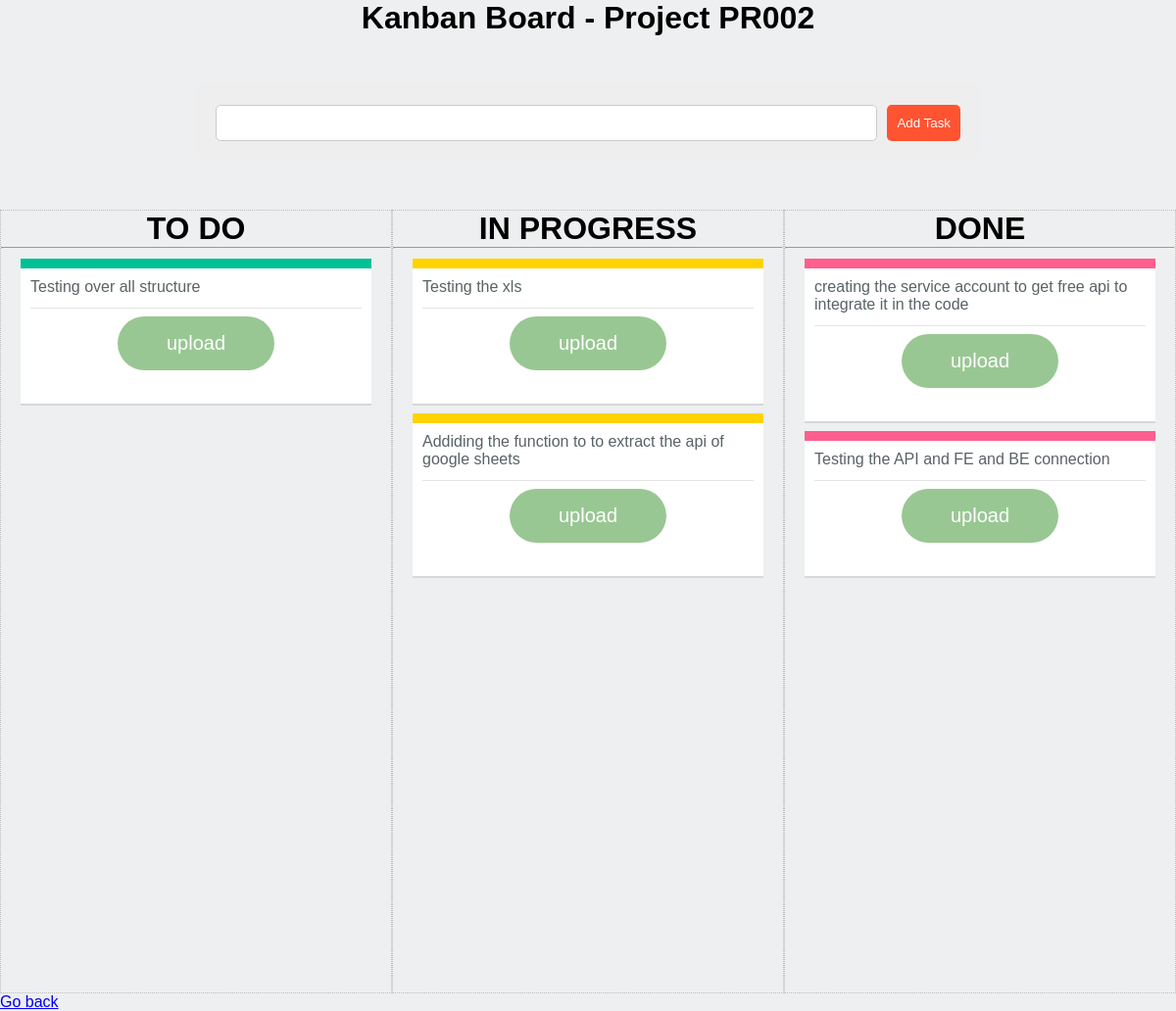
The app's page /kanban/PR002 with its own data.
### app.py (models this page shows)
class Task(db.Model):
    id = db.Column(db.Integer, primary_key=True)
    title = db.Column(db.String(200), nullable=False)
    images = db.Column(JSON, default=[])
    status = db.Column(db.String(20), nullable=False)
    date_created = db.Column(db.DateTime, default=datetime.utcnow)
    project_number = db.Column(db.String(50), db.ForeignKey(
        'new_project.project_number'), nullable=False)

### app.py (the view)
@app.route('/kanban/<project_number>', methods=['GET', 'POST'])
def kanban(project_number):
    tasks = Task.query.filter_by(project_number=project_number).all()
    return render_template('test_kanban.html', tasks=tasks, project_number=project_number)

### templates/test_kanban.html (shortened to what this page needs)
<!DOCTYPE html>
<html lang="en">
  <head>
    <link rel="stylesheet" href="/static/css/style.css" />
  </head>
  <body>
    {% if project_number %}
    <h1 style="text-align: center">
      Kanban Board - Project {{ project_number }}
    </h1>
    {% else %}
    <h1>No project number found</h1>
    {% endif %}
    <div class="page">
      <form action="/add" method="post">
        <input type="text" id="input-field" name="title" required />
        <input type="submit" value="Add Task" />
      </form>
    </div>
    <div class="wrap" id="multi">
      <div class="dragBox" id="drag1">
        <h1 style="text-align: center">TO DO</h1>
        <hr />
        {% for task in tasks if task.status == 'To Do' %}
        <div
          id="{{ task.id }}"
          class="task"
          data-id="{{ task.id }}"
          onclick="expandCard(this, event)"
        >
          <div class="cardMini">
            <div class="header color-green"></div>
            <div class="content" data-id="{{ task.id }}">
              {{ task.title }}
              <div class="actions">
                <label for="file" class="btn-2">upload</label>
              </div>
            </div>
          </div>
        </div>
        {% endfor %}
      </div>
      <div class="dragBox" id="drag2">
        <h1 style="text-align: center">IN PROGRESS</h1>
        <hr />
        {% for task in tasks if task.status == 'In Progress' %}
        <div
          id="{{ task.id }}"
          class="task"
          data-id="{{ task.id }}"
          onclick="expandCard(this, event)"
        >
          <div class="cardMini">
            <div class="header color-yellow"></div>
            <div class="content" data-id="{{ task.id }}">
              {{ task.title }}
              <div class="actions">
                <label for="file" class="btn-2">upload</label>
              </div>
            </div>
          </div>
        </div>
        {% endfor %}
      </div>
      <div class="dragBox" id="drag3">
        <h1 style="text-align: center">DONE</h1>
        <hr />
        {% for task in tasks if task.status == 'Done' %}
        <div
          id="{{ task.id }}"
          class="task"
          data-id="{{ task.id }}"
          onclick="expandCard(this, event)"
        >
          <div class="cardMini">
            <div class="header color-red"></div>
            <div class="content" data-id="{{ task.id }}">
              {{ task.title }}
              <div class="actions">
                <label for="file" class="btn-2">upload</label>
              </div>
            </div>
          </div>
        </div>
        {% endfor %}
      </div>
    </div>
    <a href="/all_project">Go back</a>
  </body>
</html>

### static/css/style.css (style rules this page uses)
* { margin: 0; padding: 0; }
html, body { height: 100%; font-family: "Arial Hebrew", Arial, sans-serif; background-color: #edeff0; }
[draggable] { -moz-user-select: none; -khtml-user-select: none; -webkit-user-select: none; user-select: none; -khtml-user-drag: element; -webkit-user-drag: element; }
.wrap { display: table; table-layout: fixed; width: 100%; height: 100%; }
.dragBox { display: table-cell; width: 100%; height: 100%; border: 1px dotted #bdbdbd; }
.task { position: relative; color: #576366; margin: 10px 20px; -webkit-animation: panel-fade-up 0.4s ease; -moz-animation: panel-fade-up 0.4s ease; animation: panel-fade-up 0.4s ease; -webkit-box-shadow: 0 2px 0 rgba(0, 0, 0, 0.1); -moz-box-shadow: 0 2px 0 rgba(0, 0, 0, 0.1); box-shadow: 0 2px 0 rgba(0, 0, 0, 0.1); }
.cardMini { position: relative; opacity: 1; }
.cardMini .header { height: 10px; width: 100%; }
.cardMini .content { background-color: #ffffff; padding: 10px; }
.header { height: 10px; width: 100%; }
.color-green { background-color: #00c097; }
.color-red { background-color: #ff5e8f; }
.color-yellow { background-color: #ffd300; }
.page { width: 800px; margin: 50px auto; max-width: 100%; }
form { background-color: #eee; padding: 20px; display: flex; border-radius: 10px; -webkit-border-radius: 10px; -moz-border-radius: 10px; -ms-border-radius: 10px; -o-border-radius: 10px; }
form input { padding: 10px; border-radius: 5px; -webkit-border-radius: 5px; -moz-border-radius: 5px; -ms-border-radius: 5px; -o-border-radius: 5px; border: none; outline: none; }
form input[type="text"] { flex-grow: 1; border: 1px solid #ccc; }
form input[type="submit"] { margin-left: 10px; background-color: #ff5331; color: white; cursor: pointer; }
.actions { display: flex; justify-content: center; align-items: center; border-top: 1px solid rgba(0, 0, 0, 0.1); margin-top: 12px; font-size: 8px; line-height: normal; width: 100%; color: #b0bec5; padding: 8px; box-sizing: border-box; }
[type=file] + label { background: #f15d22; border: none; border-radius: 5px; color: #fff; cursor: pointer; display: inline-block; font-family: "Rubik", sans-serif; font-size: inherit; font-weight: 500; margin-bottom: 1rem; outline: none; padding: 1rem 50px; position: relative; transition: all 0.3s; vertical-align: middle; }
[type=file] + label.btn-2 { background-color: #99c793; border-radius: 50px; overflow: hidden; font-size: 20px; }
[type=file] + label.btn-2::before { color: #fff; content: "\f382"; font-family: "Font Awesome 5 Pro"; font-size: 100%; height: 100%; right: 130%; line-height: 3.3; position: absolute; top: 0px; transition: all 0.3s; }

### records on screen
Task: title "Testing over all structure"
Task: title "Testing the xls"
Task: title "Addiding the function to to extract the api of google sheets"
Task: title "creating the service account to get free api to integrate it in the code"
Task: title "Testing the API and FE and BE connection"

### other values on screen
{{ project_number }} "PR002"
